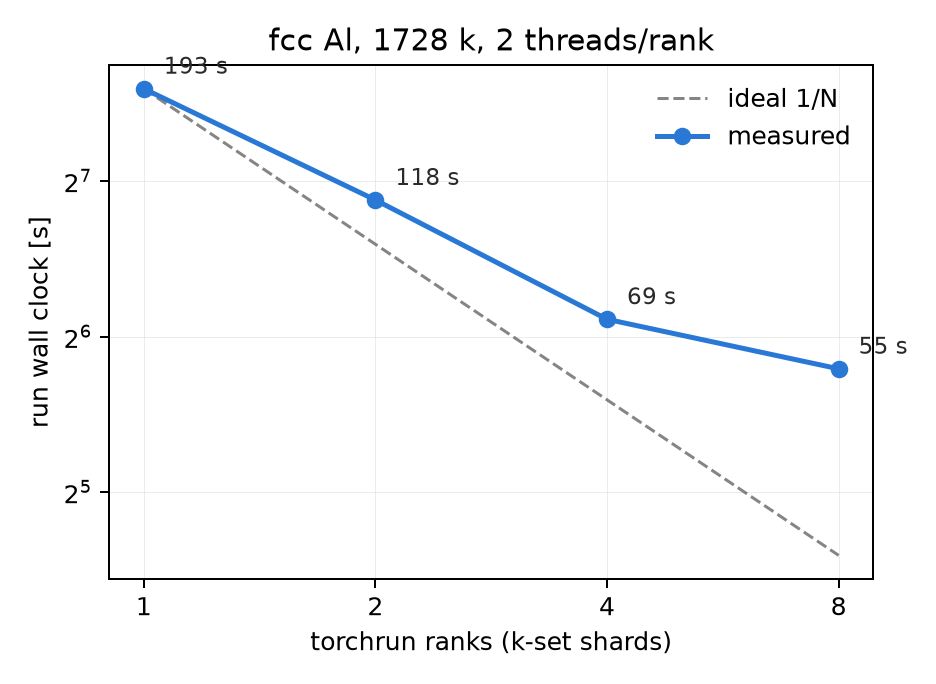

Source code (Python):
"""k-point-sharding scaling sweep: wall time vs torchrun rank count.

Runs the same fcc Al SCF (al_scf.yaml: 8x8x8 full mesh = 512 k, symmetry off)
at 1, 2, 4, and 8 ranks through scripts/gradwave_distributed.sh, with a fixed
OMP thread count per rank so the sweep isolates the k-parallel speedup from
intra-op threading. Checks that every rank count converges to the same free
energy, then writes scaling.json and scaling.png.

Wall time is the end-to-end torchrun wall clock (process launch, setup, SCF,
output), the number a user experiences — not just the SCF loop.

Run from the repo root (the 8-rank point wants >= 16 cores):
    uv run python benchmarks/distributed/scaling.py [--ranks 1,2,4,8] [--threads 2]
"""

from __future__ import annotations

import argparse
import json
import os
import subprocess
import time
from pathlib import Path

HERE = Path(__file__).parent
ROOT = HERE.parent.parent


def run_one(nproc: int, threads: int) -> dict:
    env = dict(os.environ)
    env["OMP_NUM_THREADS"] = str(threads)
    env["MKL_NUM_THREADS"] = str(threads)
    # same launch as scripts/gradwave_distributed.sh, with the uv project
    # overridable so an offline box can point at an already-synced env
    # (GRADWAVE_UV_PROJECT=~/github/gradwave GRADWAVE_UV_NO_SYNC=1)
    uv = ["uv", "run", "--project", env.get("GRADWAVE_UV_PROJECT", str(ROOT))]
    if env.get("GRADWAVE_UV_NO_SYNC"):
        uv.append("--no-sync")
    t0 = time.monotonic()
    subprocess.run(
        [*uv, "torchrun", f"--nproc-per-node={nproc}",
         "--master-addr=127.0.0.1", "--master-port=29500",
         "-m", "gradwave.cli", "run", str(HERE / "al_scf.yaml")],
        cwd=ROOT, env=env, check=True,
        stdout=subprocess.DEVNULL, stderr=subprocess.STDOUT)
    wall = time.monotonic() - t0
    summary = json.loads((HERE / "out_scaling" / "scf.json").read_text())
    assert summary["scf"]["converged"], f"nproc={nproc} did not converge"
    return {
        "nproc": nproc,
        "threads_per_rank": threads,
        "wall_s": wall,
        "runtime_s": summary["runtime_s"],
        "n_iter": summary["scf"]["n_iter"],
        "free_energy_eV": summary["scf"]["energies_eV"]["free_energy"],
    }


def plot(rows: list[dict], png: Path) -> None:
    import matplotlib

    matplotlib.use("Agg")
    import matplotlib.pyplot as plt

    n = [r["nproc"] for r in rows]
    # runtime_s is gradwave's own end-to-end wall clock (parse → SCF →
    # outputs), the per-run number that scales with the k-shard; wall_s adds
    # the torchrun + interpreter launch on top and is kept in scaling.json.
    w = [r["runtime_s"] for r in rows]
    ideal = [w[0] / (ni / n[0]) for ni in n]

    fig, ax = plt.subplots(figsize=(5.2, 3.8))
    ax.plot(n, ideal, ls="--", lw=1.2, color="#52514e", alpha=0.7,
            label="ideal 1/N")
    ax.plot(n, w, marker="o", ms=6, lw=2, color="#2a78d6", label="measured")
    for ni, wi in zip(n, w, strict=True):
        ax.annotate(f"{wi:.0f} s", (ni, wi), textcoords="offset points",
                    xytext=(8, 6), fontsize=9, color="#2a2a28")
    ax.set_xscale("log", base=2)
    ax.set_yscale("log", base=2)
    ax.set_xticks(n)
    ax.set_xticklabels([str(x) for x in n])
    ax.set_xlabel("torchrun ranks (k-set shards)")
    ax.set_ylabel("run wall clock [s]")
    ax.set_title(f"fcc Al, 1728 k, {rows[0]['threads_per_rank']} threads/rank")
    ax.grid(True, which="both", lw=0.4, alpha=0.25)
    ax.legend(frameon=False)
    fig.tight_layout()
    fig.savefig(png, dpi=180)
    print(f"wrote {png}")


def main() -> None:
    ap = argparse.ArgumentParser(description=__doc__)
    ap.add_argument("--ranks", default="1,2,4,8")
    ap.add_argument("--threads", type=int, default=2,
                    help="OMP threads per rank, fixed across the sweep")
    args = ap.parse_args()

    rows = []
    for nproc in [int(s) for s in args.ranks.split(",")]:
        print(f"nproc={nproc} ...", flush=True)
        row = run_one(nproc, args.threads)
        print(f"  wall {row['wall_s']:.1f} s, n_iter {row['n_iter']}, "
              f"F {row['free_energy_eV']:.8f} eV", flush=True)
        rows.append(row)

    f0 = rows[0]["free_energy_eV"]
    for r in rows[1:]:
        df = abs(r["free_energy_eV"] - f0)
        assert df < 1e-6, f"free energy drifted across ranks: {df:.2e} eV"

    (HERE / "scaling.json").write_text(json.dumps(rows, indent=1))
    print(f"wrote {HERE / 'scaling.json'}")
    plot(rows, HERE / "scaling.png")


if __name__ == "__main__":
    main()
